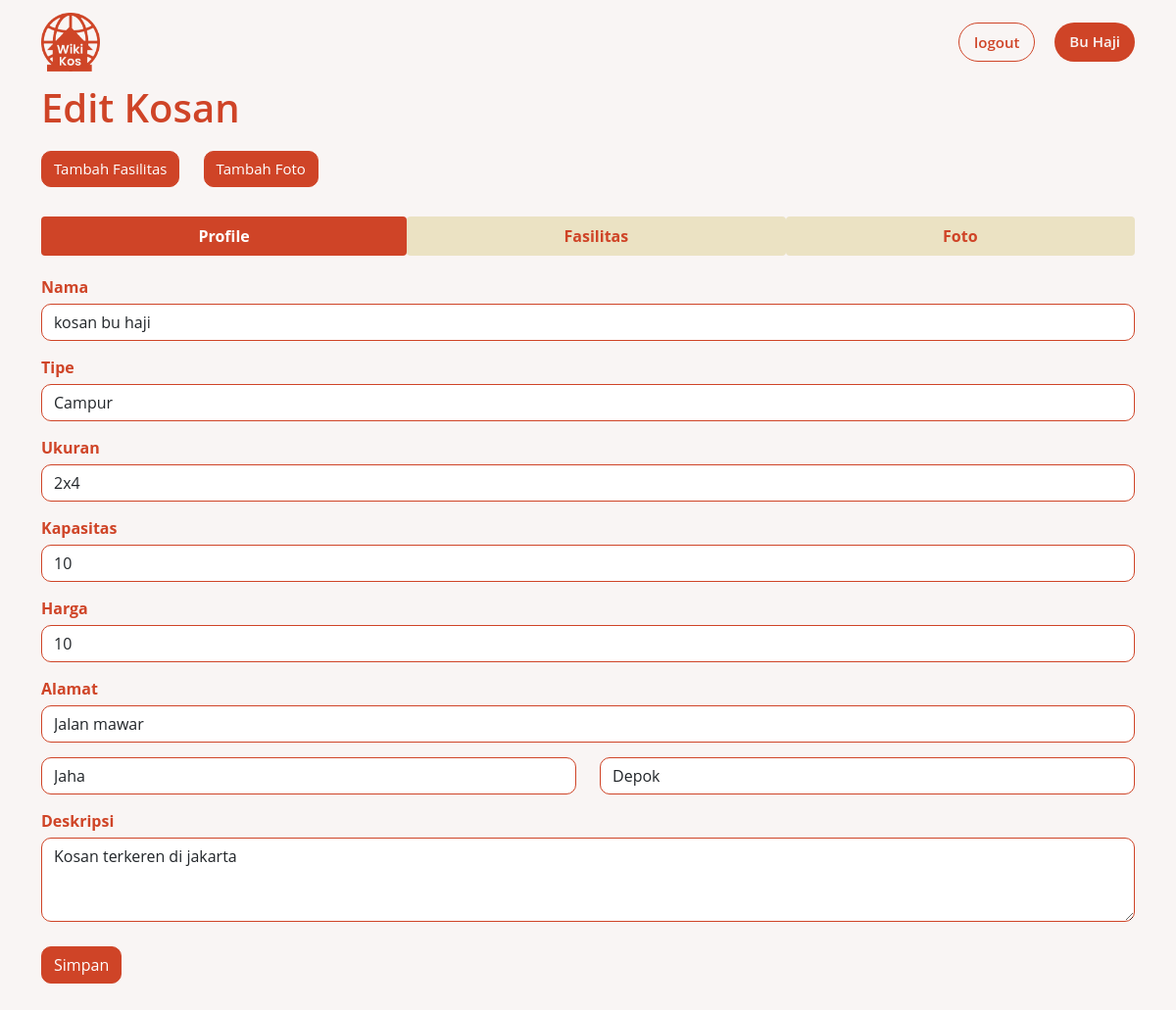
Before: /dashboard.php?p=edit-kos&id-kos=49 (signed in) with the older database file.
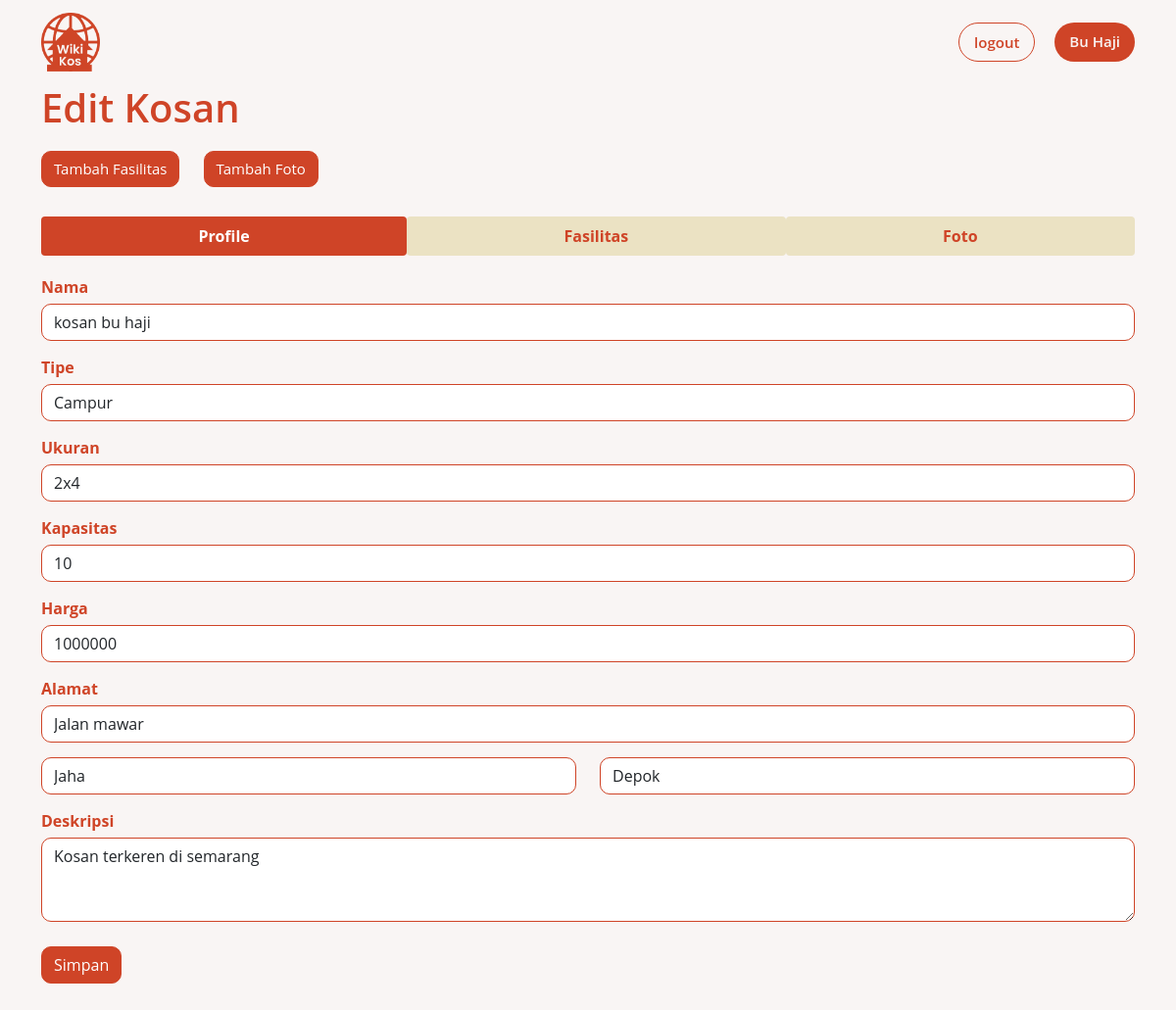
After: the same page with the newer database file.
### tables this page shows
CREATE TABLE `kosan` (
  `id_kosan` int(11) NOT NULL,
  `nama_kosan` varchar(100) NOT NULL,
  `tipe_kos` varchar(10) NOT NULL,
  `ukuran` varchar(10) NOT NULL,
  `harga` int(100) NOT NULL,
  `kapasitas` int(11) NOT NULL,
  `nama_jalan` varchar(100) NOT NULL,
  `kecamatan` varchar(100) NOT NULL,
  `kota` int(11) NOT NULL,
  `deskripsi` varchar(100) NOT NULL,
  `status` int(11) NOT NULL DEFAULT 0,
  `id_user` int(11) NOT NULL
);

### class/class.Kos.php (called while the page is built, shortened)
<?php
class Kos extends Connection2
{
    private $idKos;
    public function __get($atribute)
    {
        if (property_exists($this, $atribute)) {
            return $this->$atribute;
        }
    }
    public function getKosanData()
    {
        $sql = "SELECT * FROM kosan ks INNER JOIN Kota k ON ks.kota = k.id_kota WHERE ks.id_kosan = :id_kosan";
        $stmt = $this->conn->prepare($sql);
        $stmt->bindParam(':id_kosan', $this->idKos);
        $stmt->execute();
        $count = $stmt->rowCount();
        if ($count == 1) {
            $result   = $stmt->fetch(PDO::FETCH_ASSOC);
            $this->idKos = $result['id_kosan'];
            $this->namaKos = $result['nama_kosan'];
            $this->tipe = $result['tipe_kos'];
            $this->ukuran = $result['ukuran'];
            $this->harga = $result['harga'];
            $this->kapasitas = $result['kapasitas'];
            $this->namaJalan = $result['nama_jalan'];
            $this->kecamatan = $result['kecamatan'];
            $this->detail = $result['deskripsi'];
        }
    }
}

### inc.connection2.php (called while the page is built, shortened)
<?php
class Connection2
{
    private $servername = "localhost";
    private $username = "root";
    private $password = "";
    private $dbname = "wikikos_db";
    function connect()
    {
        $this->conn = new PDO("mysql:host=$this->servername;dbname=$this->dbname", $this->username, $this->password);
    }
}

### class/class.Kota.php (called while the page is built, shortened)
<?php
class Kota extends Connection2
{
    public function __get($atribute)
    {
        if (property_exists($this, $atribute)) {
            return $this->$atribute;
        }
    }
    public function getAllKota()
    {
        $sql = "SELECT * FROM kota";
        $stmt = $this->conn->prepare($sql);
        $stmt->execute();
        $count = $stmt->rowCount();
        $cnt = 0;
        if ($count > 0) {
            while ($result = $stmt->fetch(PDO::FETCH_ASSOC)) {
                $kota = new Kota();
                $kota->idKota = $result['id_kota'];
                $kota->nama = $result['nama_kota'];
                $arrResult[$cnt] = $kota;
                $cnt++;
            }
            return $arrResult;
        }
        else {
            return $arrResult = "kosong";
        }
    }
}

### pages/edit-kos.php (the view, shortened to what the changed rows need)
<?php
require_once("./class/class.Kos.php");
$idKos = $_GET['id-kos'];
$kos = new Kos();
$kos->idKos = $idKos;
$kos->getKosanData();
?>
<div class="container" id="edit-kosan">
    <h1>Edit Kosan</h1>
    <div class="aa">
        <a class="btn btn-primary" href=<?php echo "?p=create-fasilitas-kos&id-kos=$kos->idKos" ?>>Tambah Fasilitas</a>
        <a class="btn btn-primary" href=<?php echo "?p=create-foto-kos&id-kos=$kos->idKos" ?>>Tambah Foto</a>
    </div>
    <ul class="nav nav-pills nav-fill" id="myTab" role="tablist">
        <li class="nav-item">
            <a class="nav-link active" data-toggle="tab" href="#profile" role="tab" aria-controls="profile" aria-selected="true">Profile</a>
        </li>
        <li class="nav-item">
            <a class="nav-link" data-toggle="tab" href="#fasilitas" role="tab" aria-controls="fasilitas" aria-selected="false">Fasilitas</a>
        </li>
        <li class="nav-item">
            <a class="nav-link" data-toggle="tab" href="#foto" role="tab" aria-controls="foto aria-selected=" false">Foto</a>
        </li>
    </ul>
    <div class="tab-content" id="myTabContent">
        <div class="tab-pane fade show active" id="profile" role="tabpanel" aria-labelledby="home-tab">
            <form action="?p=edit-kos-action" method="post" enctype="multipart/form-data">
                <div class="col">
                    <div class="form-group">
                        <label>Nama</label>
                        <input type="text" class="form-control" name="nama-kos" placeholder="Nama Kos" value='<?php echo $kos->namaKos; ?>' required>
                    </div>
                    <div class="form-group">
                        <label>Tipe</label>
                        <select class="form-control" name="tipe-kos">
                            <option value="campur" <?php if ($kos->tipe == 'campur') echo 'selected="selected"'; ?>>Campur</option>
                        </select>
                    </div>
                    <div class="form-group">
                        <label>Ukuran</label>
                        <input type="text" class="form-control" name="ukuran-kos" placeholder="Ukuran Kos" value='<?php echo $kos->ukuran; ?>' required>
                    </div>
                    <div class="form-group">
                        <label>Kapasitas</label>
                        <input type="number" class="form-control" name="kapasitas-kos" placeholder="Kapasitas Kos" value='<?php echo $kos->kapasitas; ?>' required>
                    </div>
                    <div class="form-group">
                        <label>Harga</label>
                        <input type="number" class="form-control" name="harga-kos" placeholder="Harga Kos" value='<?php echo $kos->harga; ?>' required>
                    </div>
                    <div class="form-group">
                        <label>Alamat</label>
                        <input type="text" class="form-control" name="jalan-kos" placeholder="Nama Jalan" value='<?php echo $kos->namaJalan; ?>' required>
                        <div class="row">
                            <div class="col">
                                <input type="text" class="form-control" name="kecamatan-kos" placeholder="Nama Kecamatan" value='<?php echo $kos->kecamatan; ?>' required>
                            </div>
                            <div class="col">
                                <select class="form-control" id="exampleFormControlSelect1" name="kota-kos">
                                    <?php
                                    require_once("./class/class.Kota.php");
                                    $kota = new Kota();
                                    $allKota = $kota->getAllKota();
                                    if ($allKota == "kosong") {
                                        echo "<tr>";
                                        echo "<td><p>Maaf Data Kosong</p></td>";
                                        echo "<tr>";
                                        $count = 0;
                                    }
                                    else {
                                        foreach ($allKota as $dataKota) {
                                            if ($dataKota->idKota == $kos->kota)
                                                $output = "<option value=" . $dataKota->idKota  . " selected='selected'>" . $dataKota->nama . "</option>";
                                            else {
                                                $output = "<option value=" . $dataKota->idKota  . " >" . $dataKota->nama . "</option>";
                                            }
                                            echo $output;
                                        }
                                    }
                                    ?>
                                </select>
                            </div>
                        </div>
                    </div>
                    <div class="form-group">
                        <label>Deskripsi</label>
                        <textarea class="form-control" name="deskripsi-kos" rows="3" required><?php echo $kos->detail; ?></textarea>
                    </div>
                    <button type="submit" class="btn btn-primary">Simpan</button>
                </div>
            </form>
        </div>
    </div>
</div>

Changed rows visible on the page:
changed kosan "kosan bu haji": harga-kos "10" → "1000000"; deskripsi-kos "Kosan terkeren di jakarta" → "Kosan terkeren di semarang"
